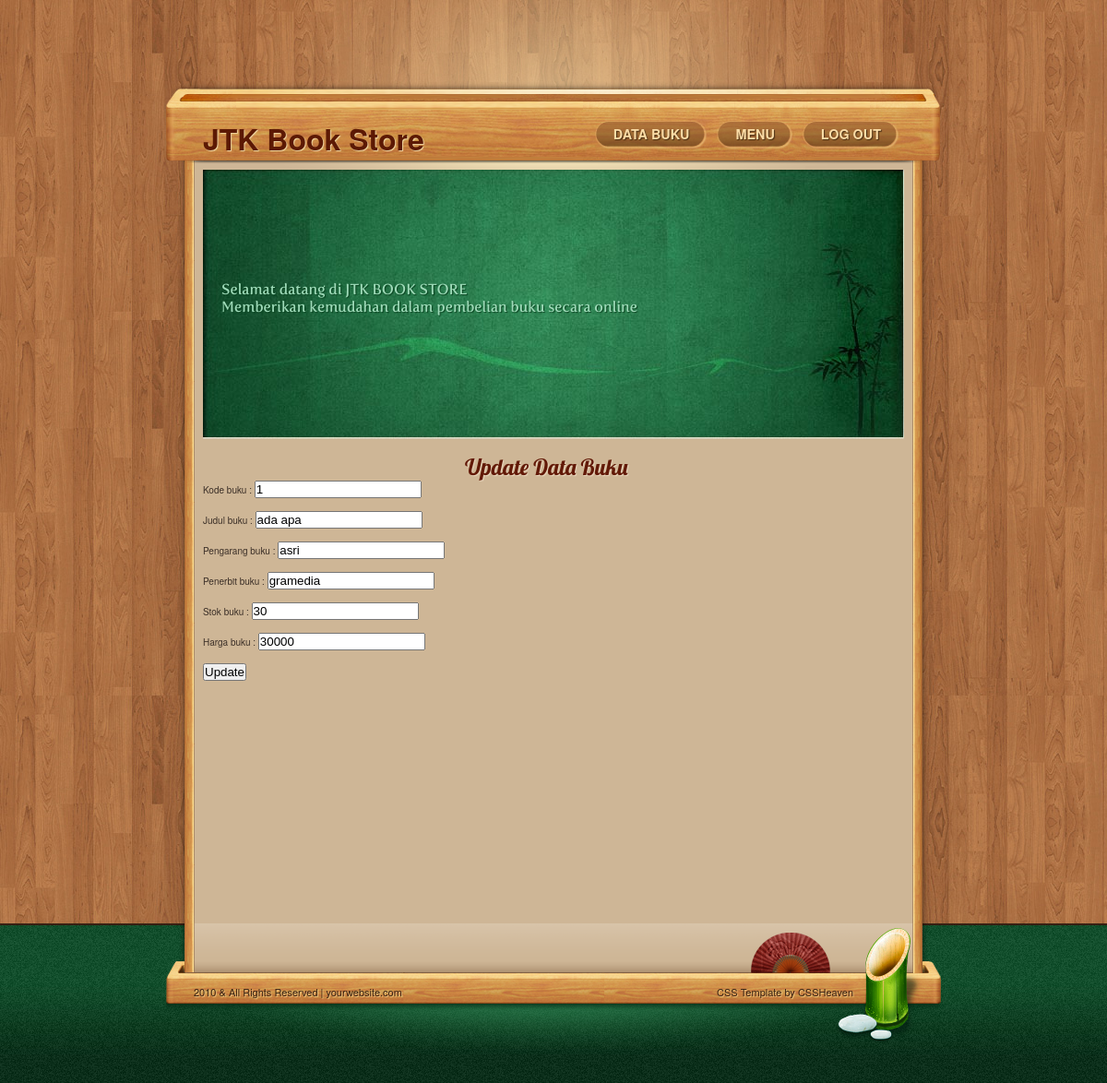
/indexadmin.php?menu=editbuku&kode_buku=1 (signed in), run on the app's committed database.
### tables this page shows
CREATE TABLE IF NOT EXISTS `data_buku` (
  `kode_buku` int(11) NOT NULL AUTO_INCREMENT,
  `judul_buku` varchar(150) NOT NULL,
  `pengarang_buku` varchar(60) NOT NULL,
  `penerbit_buku` varchar(50) NOT NULL,
  `harga_buku` int(11) NOT NULL,
  `stok_buku` int(11) NOT NULL,
  PRIMARY KEY (`kode_buku`)
);

### edit_buku.php (the view, shortened to what this page needs)
<html>
<body>
	<?php
		$kode_buku=$_GET['kode_buku'];
		$sql=mysql_query("select * from data_buku where kode_buku='$kode_buku'");
		$data=mysql_fetch_array ($sql);
	?>
	<h2 align="center">Update Data Buku</h2>
	<form name="form1" method="post" action="update.php">
		Kode buku : <input type="text" name="kode" readonly="readonly" value="<?php echo $data['kode_buku'];?>"></br></br>
		Judul buku : <input type="text" name="judul" value="<?php echo $data['judul_buku'];?>"></br></br>
		Pengarang buku : <input type="text" name="pengarang" value="<?php echo $data['pengarang_buku'];?>"></br></br>
		Penerbit buku : <input type="text" name="penerbit" value="<?php echo $data['penerbit_buku'];?>"></br></br>
		Stok buku : <input type="text" name="stok" value="<?php echo $data['stok_buku'];?>"></br></br>
		Harga buku : <input type="text" name="harga" value="<?php echo $data['harga_buku'];?>"></br></br>
		<input type="submit" name="btnupdate" value="Update">
	</form>
</body>
</html>

### style.css (style rules this page uses)
html, body { height:100%; }
body { background: url(images/bodybg.jpg) repeat; font-family:"Helvetica Neue", Helvetica, Verdana, sans-serif; color:#3b2f27; position:relative; }
#page h2 { font:2.4em 'Lobster', Arial, Helvetica, sans-serif; color:#621907; text-shadow:#ead7be 1px 1px 1px; }

### data on the page
data_buku: kode "1", judul "ada apa", pengarang "asri", penerbit "gramedia", stok "30", harga "30000"
